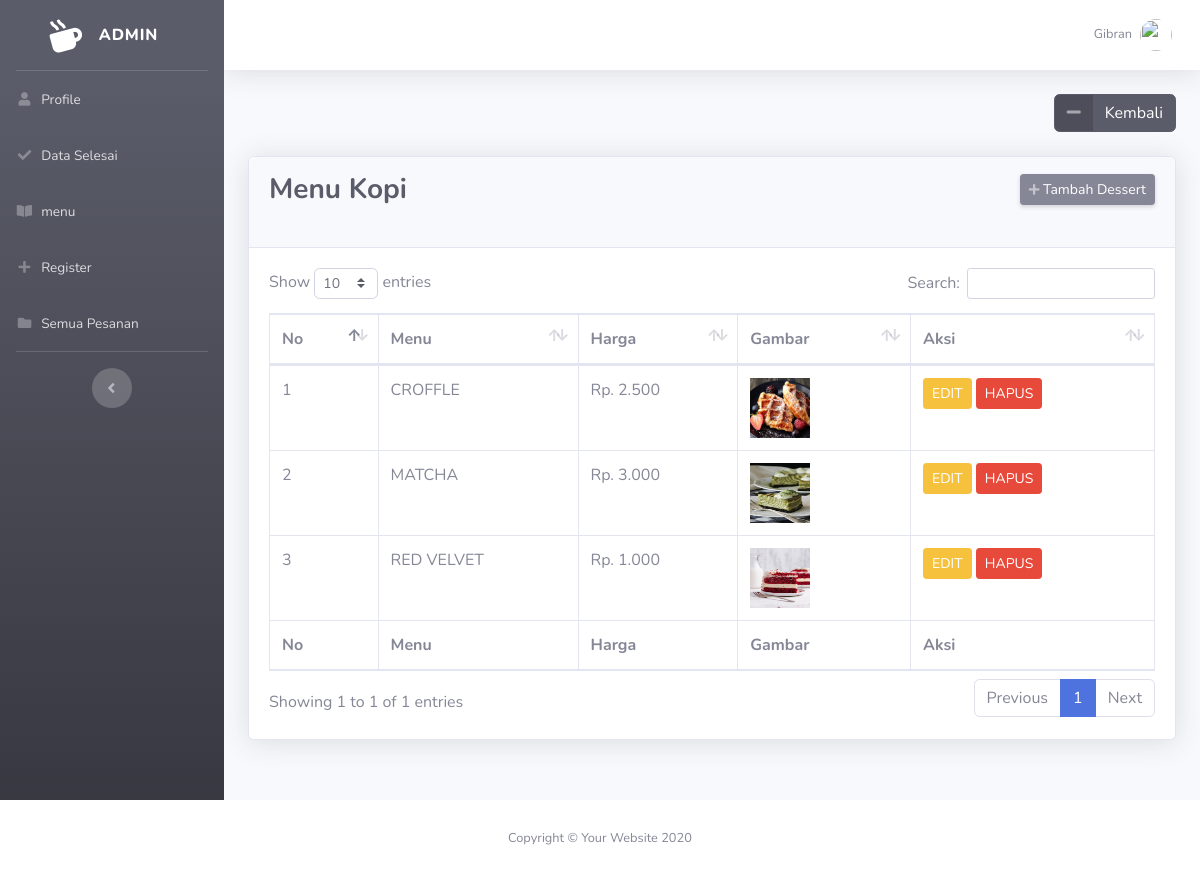
The page /views/menu_dessert.php (signed in) on the database its author committed.
### tables this page shows
CREATE TABLE `dessert` (
  `id` int(11) NOT NULL,
  `dessert` varchar(50) NOT NULL,
  `harga` int(11) NOT NULL,
  `img` varchar(250) NOT NULL
);

### controllers/c_conn.php (called while the page is built, shortened)
<?php
class c_conn
{
    public function conn()
    {
        $conn = mysqli_connect("localhost", "root", "", "ngopi");
        return $conn;
    }
}

### controllers/c_dessert.php (called while the page is built, shortened)
<?php
include_once "c_conn.php";
class c_dessert {
    public function read() {
        $conn = new c_conn();
        $query = "SELECT * FROM dessert ORDER BY id DESC";
        $data = mysqli_query($conn->conn(), $query);
        while($row = mysqli_fetch_object($data)) {
            $rows[] = $row;
        }
        return $rows;
    }
}

### views/menu_dessert.php (the view, shortened to what this page needs)
<?php
include_once "../controllers/c_dessert.php";
$baca = new c_dessert();
include_once "template/header.php";
include_once "template/sidebar.php";
?>
<div class="container-fluid">
    <div style="text-align: right;" class="mb-4">
        <a href="menu_admin.php" class="btn btn-dark btn-icon-split">
            <span class="icon text-white-50">
                <i class="fas fa-minus"></i>
            </span>
            <span class="text">Kembali</span>
        </a>
    </div>
    <div class="card shadow mb-4">
        <div class="card-header py-3">
            <div class="d-sm-flex align-items-center justify-content-between mb-4">
                <h1 class="h3 mb-0 text-gray-800 m-0 font-weight-bold text-dark">Menu Kopi</h1>
                <a href="tambah_dessert.php" class="d-none d-sm-inline-block btn btn-sm btn-secondary shadow-sm"><i class="fas fa-plus fa-sm text-white-50"></i> Tambah Dessert</a>
            </div>
        </div>
        <div class="card-body">
            <div class="table-responsive">
                <table class="table table-bordered" id="dataTable" width="100%" cellspacing="0">
                    <thead>
                        <tr>
                            <th>No</th>
                            <th>Menu</th>
                            <th>Harga</th>
                            <th>Gambar</th>
                            <th>Aksi</th>
                        </tr>
                    </thead>
                    <tfoot>
                        <tr>
                            <th>No</th>
                            <th>Menu</th>
                            <th>Harga</th>
                            <th>Gambar</th>
                            <th>Aksi</th>
                        </tr>
                    </tfoot>
                    <?php $i = 1; ?>
                    <?php foreach ($baca->read() as $read) : ?>
                        <tbody>
                            <tr>
                                <td><?= $i; ?></td>
                                <td><?= $read->dessert ?></td>
                                <td><?= 'Rp. ' . number_format($read->harga, 0, '', '.'); ?></td>
                                <td>
                                    <img src="../assets/img/<?= $read->img ?>" width="60px" height="60px" alt="" srcset="">
                                </td>
                                <td>
                                    <a href="edit_dessert.php?id=<?= $read->id ?>" class="btn btn-warning btn-icon-split btn-sm">
                                        <span class="text">EDIT</span>
                                    </a>
                                    <a href="../routers/r_dessert.php?id=<?= $read->id ?>&aksi=delete_dessert" onclick="return confirm('Yakin ingin menghapus menu ini?')" class="btn btn-danger btn-icon-split btn-sm">
                                        <span class="text">HAPUS</span>
                                    </a>
                                </td>
                                <?php $i++; ?>
                            </tr>
                        </tbody>
                    <?php endforeach; ?>
                </table>
            </div>
        </div>
    </div>
</div>
</div>
</div>
</div>
<footer class="sticky-footer bg-white">
    <div class="container my-auto">
        <div class="copyright text-center my-auto">
            <span>Copyright &copy; Your Website 2020</span>
        </div>
    </div>
</footer>
<?php include_once "template/footer.php"; ?>
</html>

### rows shown on the page
dessert: dessert "CROFFLE", harga "2.500", img (picture)
dessert: dessert "MATCHA", harga "3.000", img (picture)
dessert: dessert "RED VELVET", harga "1.000", img (picture)

### other values the page prints
$role "ADMIN"
$nama "Gibran"
